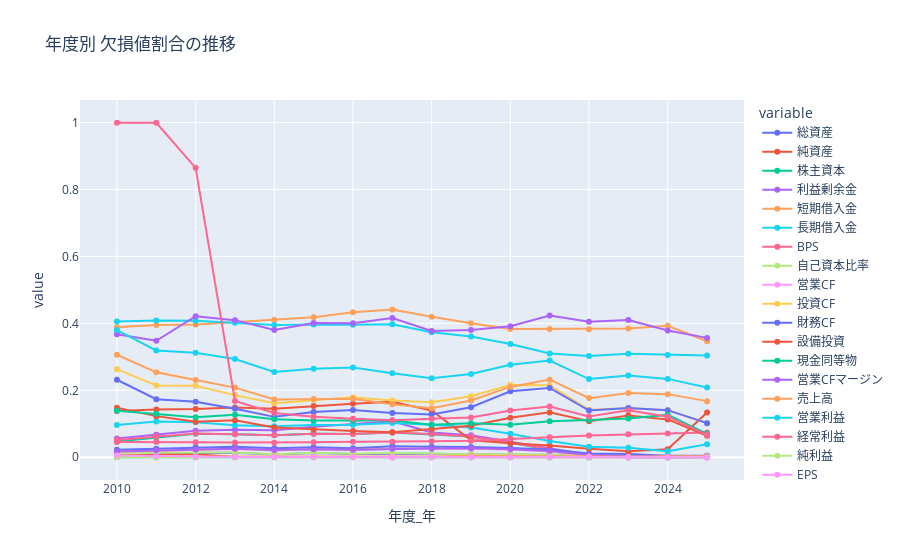

Notebook code for this chart:
### Markdown cell above
### 年ごとの欠損率の傾向を確認（折れ線グラフ）

### Code cell
df_combined = pd.DataFrame()
for filename in settings["files"]:
    df = all_df[filename].copy()
    df["年度_年"] = df["年度"].astype(str).str[:4].astype(int)

    missing_ratio_by_year = (
        df.drop(columns=["コード", "年度"])
        .groupby("年度_年")
        .agg(lambda g: g.isnull().mean())
        .reset_index()
    )
    missing_ratio_by_year = missing_ratio_by_year.set_index("年度_年")
    df_combined = pd.concat([df_combined, missing_ratio_by_year], axis=1)
#display(df_combined)
fig = px.line(
    df_combined,
    title="年度別 欠損値割合の推移",
    markers=True,
)
fig.show()

### Figure 1 — Plotly figure (JSON) as saved in the notebook; plotly's stock layout.template omitted (floating-point values rounded to 4 significant figures)
{"data": [{"hovertemplate": "variable=総資産<br>年度_年=%{x}<br>value=%{y}<extra></extra>", "legendgroup": "総資産", "line": {"color": "#636efa", "dash": "solid"}, "marker": {"symbol": "circle"}, "mode": "lines+markers", "name": "総資産", "orientation": "v", "showlegend": true, "type": "scatter", "x": [2010, 2011, 2012, 2013, 2014, 2015, 2016, 2017, 2018, 2019, 2020, 2021, 2022, 2023, 2024, 2025], "xaxis": "x", "y": [0.009102, 0.01224, 0.01254, 0.01359, 0.008466, 0.01286, 0.01, 0.01115, 0.01041, 0.008153, 0.008657, 0.007102, 0.001684, 0.0, 0.0, 0.0], "yaxis": "y"}, {"hovertemplate": "variable=純資産<br>年度_年=%{x}<br>value=%{y}<extra></extra>", "legendgroup": "純資産", "line": {"color": "#EF553B", "dash": "solid"}, "marker": {"symbol": "circle"}, "mode": "lines+markers", "name": "純資産", "orientation": "v", "showlegend": true, "type": "scatter", "x": [2010, 2011, 2012, 2013, 2014, 2015, 2016, 2017, 2018, 2019, 2020, 2021, 2022, 2023, 2024, 2025], "xaxis": "x", "y": [0.009102, 0.00854, 0.008916, 0.0008154, 0.0007937, 0.001286, 0.002001, 0.0002424, 0.0002365, 0.0004659, 0.0007019, 0.0, 0.0, 0.0, 0.0, 0.0], "yaxis": "y"}, {"hovertemplate": "variable=株主資本<br>年度_年=%{x}<br>value=%{y}<extra></extra>", "legendgroup": "株主資本", "line": {"color": "#00cc96", "dash": "solid"}, "marker": {"symbol": "circle"}, "mode": "lines+markers", "name": "株主資本", "orientation": "v", "showlegend": true, "type": "scatter", "x": [2010, 2011, 2012, 2013, 2014, 2015, 2016, 2017, 2018, 2019, 2020, 2021, 2022, 2023, 2024, 2025], "xaxis": "x", "y": [0.04668, 0.05921, 0.06994, 0.0685, 0.06561, 0.0702, 0.06977, 0.07392, 0.06883, 0.06219, 0.04305, 0.02225, 0.004571, 0.0, 0.0, 0.0007921], "yaxis": "y"}, {"hovertemplate": "variable=利益剰余金<br>年度_年=%{x}<br>value=%{y}<extra></extra>", "legendgroup": "利益剰余金", "line": {"color": "#ab63fa", "dash": "solid"}, "marker": {"symbol": "circle"}, "mode": "lines+markers", "name": "利益剰余金", "orientation": "v", "showlegend": true, "type": "scatter", "x": [2010, 2011, 2012, 2013, 2014, 2015, 2016, 2017, 2018, 2019, 2020, 2021, 2022, 2023, 2024, 2025], "xaxis": "x", "y": [0.05608, 0.06718, 0.07913, 0.08182, 0.08069, 0.09103, 0.09852, 0.1076, 0.07379, 0.06592, 0.04633, 0.0258, 0.007457, 0.003561, 0.003117, 0.002772], "yaxis": "y"}, {"hovertemplate": "variable=短期借入金<br>年度_年=%{x}<br>value=%{y}<extra></extra>", "legendgroup": "短期借入金", "line": {"color": "#FFA15A", "dash": "solid"}, "marker": {"symbol": "circle"}, "mode": "lines+markers", "name": "短期借入金", "orientation": "v", "showlegend": true, "type": "scatter", "x": [2010, 2011, 2012, 2013, 2014, 2015, 2016, 2017, 2018, 2019, 2020, 2021, 2022, 2023, 2024, 2025], "xaxis": "x", "y": [0.3881, 0.3951, 0.3968, 0.4039, 0.4108, 0.4181, 0.4329, 0.4411, 0.4198, 0.4002, 0.383, 0.3835, 0.3822, 0.3846, 0.3927, 0.3465], "yaxis": "y"}, {"hovertemplate": "variable=長期借入金<br>年度_年=%{x}<br>value=%{y}<extra></extra>", "legendgroup": "長期借入金", "line": {"color": "#19d3f3", "dash": "solid"}, "marker": {"symbol": "circle"}, "mode": "lines+markers", "name": "長期借入金", "orientation": "v", "showlegend": true, "type": "scatter", "x": [2010, 2011, 2012, 2013, 2014, 2015, 2016, 2017, 2018, 2019, 2020, 2021, 2022, 2023, 2024, 2025], "xaxis": "x", "y": [0.4055, 0.4088, 0.4079, 0.402, 0.3952, 0.3968, 0.3956, 0.3975, 0.3737, 0.3608, 0.3381, 0.3099, 0.3024, 0.3089, 0.3056, 0.3038], "yaxis": "y"}, {"hovertemplate": "variable=BPS<br>年度_年=%{x}<br>value=%{y}<extra></extra>", "legendgroup": "BPS", "line": {"color": "#FF6692", "dash": "solid"}, "marker": {"symbol": "circle"}, "mode": "lines+markers", "name": "BPS", "orientation": "v", "showlegend": true, "type": "scatter", "x": [2010, 2011, 2012, 2013, 2014, 2015, 2016, 2017, 2018, 2019, 2020, 2021, 2022, 2023, 2024, 2025], "xaxis": "x", "y": [0.05167, 0.06206, 0.07133, 0.06877, 0.06587, 0.0702, 0.06977, 0.07392, 0.0693, 0.06219, 0.04328, 0.02273, 0.005773, 0.0, 0.0, 0.0007921], "yaxis": "y"}, {"hovertemplate": "variable=自己資本比率<br>年度_年=%{x}<br>value=%{y}<extra></extra>", "legendgroup": "自己資本比率", "line": {"color": "#B6E880", "dash": "solid"}, "marker": {"symbol": "circle"}, "mode": "lines+markers", "name": "自己資本比率", "orientation": "v", "showlegend": true, "type": "scatter", "x": [2010, 2011, 2012, 2013, 2014, 2015, 2016, 2017, 2018, 2019, 2020, 2021, 2022, 2023, 2024, 2025], "xaxis": "x", "y": [0.01057, 0.01366, 0.01393, 0.01386, 0.008995, 0.01337, 0.01075, 0.0126, 0.01112, 0.008852, 0.008891, 0.007339, 0.001684, 0.0, 0.0, 0.0007921], "yaxis": "y"}, {"hovertemplate": "variable=営業CF<br>年度_年=%{x}<br>value=%{y}<extra></extra>", "legendgroup": "営業CF", "line": {"color": "#FF97FF", "dash": "solid"}, "marker": {"symbol": "circle"}, "mode": "lines+markers", "name": "営業CF", "orientation": "v", "showlegend": true, "type": "scatter", "x": [2010, 2011, 2012, 2013, 2014, 2015, 2016, 2017, 2018, 2019, 2020, 2021, 2022, 2023, 2024, 2025], "xaxis": "x", "y": [0.01564, 0.01977, 0.02277, 0.02472, 0.0202, 0.02398, 0.02179, 0.02524, 0.0255, 0.02537, 0.02314, 0.01689, 0.004811, 0.0, 0.0, 0.000396], "yaxis": "y"}, {"hovertemplate": "variable=投資CF<br>年度_年=%{x}<br>value=%{y}<extra></extra>", "legendgroup": "投資CF", "line": {"color": "#FECB52", "dash": "solid"}, "marker": {"symbol": "circle"}, "mode": "lines+markers", "name": "投資CF", "orientation": "v", "showlegend": true, "type": "scatter", "x": [2010, 2011, 2012, 2013, 2014, 2015, 2016, 2017, 2018, 2019, 2020, 2021, 2022, 2023, 2024, 2025], "xaxis": "x", "y": [0.01626, 0.02007, 0.02307, 0.02558, 0.02075, 0.02478, 0.02284, 0.0255, 0.02674, 0.02658, 0.02433, 0.01784, 0.006255, 0.001425, 0.00165, 0.00198], "yaxis": "y"}, {"hovertemplate": "variable=財務CF<br>年度_年=%{x}<br>value=%{y}<extra></extra>", "legendgroup": "財務CF", "line": {"color": "#636efa", "dash": "solid"}, "marker": {"symbol": "circle"}, "mode": "lines+markers", "name": "財務CF", "orientation": "v", "showlegend": true, "type": "scatter", "x": [2010, 2011, 2012, 2013, 2014, 2015, 2016, 2017, 2018, 2019, 2020, 2021, 2022, 2023, 2024, 2025], "xaxis": "x", "y": [0.0227, 0.02576, 0.02978, 0.03126, 0.02684, 0.02963, 0.02704, 0.03289, 0.0312, 0.03093, 0.02791, 0.02284, 0.01107, 0.009972, 0.0044, 0.004356], "yaxis": "y"}, {"hovertemplate": "variable=設備投資<br>年度_年=%{x}<br>value=%{y}<extra></extra>", "legendgroup": "設備投資", "line": {"color": "#EF553B", "dash": "solid"}, "marker": {"symbol": "circle"}, "mode": "lines+markers", "name": "設備投資", "orientation": "v", "showlegend": true, "type": "scatter", "x": [2010, 2011, 2012, 2013, 2014, 2015, 2016, 2017, 2018, 2019, 2020, 2021, 2022, 2023, 2024, 2025], "xaxis": "x", "y": [0.1383, 0.1426, 0.1439, 0.1489, 0.145, 0.1527, 0.1596, 0.166, 0.1396, 0.05074, 0.04175, 0.0352, 0.02526, 0.01781, 0.0242, 0.1339], "yaxis": "y"}, {"hovertemplate": "variable=現金同等物<br>年度_年=%{x}<br>value=%{y}<extra></extra>", "legendgroup": "現金同等物", "line": {"color": "#00cc96", "dash": "solid"}, "marker": {"symbol": "circle"}, "mode": "lines+markers", "name": "現金同等物", "orientation": "v", "showlegend": true, "type": "scatter", "x": [2010, 2011, 2012, 2013, 2014, 2015, 2016, 2017, 2018, 2019, 2020, 2021, 2022, 2023, 2024, 2025], "xaxis": "x", "y": [0.0, 0.0, 0.0, 0.0, 0.0, 0.0002694, 0.0002625, 0.0, 0.0, 0.0, 0.0002385, 0.0, 0.0, 0.0, 0.0, 0.000396], "yaxis": "y"}, {"hovertemplate": "variable=営業CFマージン<br>年度_年=%{x}<br>value=%{y}<extra></extra>", "legendgroup": "営業CFマージン", "line": {"color": "#ab63fa", "dash": "solid"}, "marker": {"symbol": "circle"}, "mode": "lines+markers", "name": "営業CFマージン", "orientation": "v", "showlegend": true, "type": "scatter", "x": [2010, 2011, 2012, 2013, 2014, 2015, 2016, 2017, 2018, 2019, 2020, 2021, 2022, 2023, 2024, 2025], "xaxis": "x", "y": [0.01718, 0.02067, 0.02307, 0.02558, 0.02131, 0.02398, 0.02232, 0.0255, 0.02649, 0.02682, 0.02409, 0.01832, 0.006495, 0.002374, 0.003117, 0.003564], "yaxis": "y"}, {"hovertemplate": "variable=売上高<br>年度_年=%{x}<br>value=%{y}<extra></extra>", "legendgroup": "売上高", "line": {"color": "#FFA15A", "dash": "solid"}, "marker": {"symbol": "circle"}, "mode": "lines+markers", "name": "売上高", "orientation": "v", "showlegend": true, "type": "scatter", "x": [2010, 2011, 2012, 2013, 2014, 2015, 2016, 2017, 2018, 2019, 2020, 2021, 2022, 2023, 2024, 2025], "xaxis": "x", "y": [0.0008805, 0.002277, 0.00195, 0.002446, 0.002117, 0.002058, 0.00175, 0.002181, 0.002365, 0.004195, 0.003278, 0.002843, 0.001684, 0.001425, 0.002933, 0.002773], "yaxis": "y"}, {"hovertemplate": "variable=営業利益<br>年度_年=%{x}<br>value=%{y}<extra></extra>", "legendgroup": "営業利益", "line": {"color": "#19d3f3", "dash": "solid"}, "marker": {"symbol": "circle"}, "mode": "lines+markers", "name": "営業利益", "orientation": "v", "showlegend": true, "type": "scatter", "x": [2010, 2011, 2012, 2013, 2014, 2015, 2016, 2017, 2018, 2019, 2020, 2021, 2022, 2023, 2024, 2025], "xaxis": "x", "y": [0.09657, 0.1067, 0.1042, 0.09541, 0.09288, 0.09619, 0.09702, 0.1025, 0.09745, 0.08856, 0.07001, 0.04857, 0.03128, 0.02873, 0.01797, 0.03883], "yaxis": "y"}, {"hovertemplate": "variable=経常利益<br>年度_年=%{x}<br>value=%{y}<extra></extra>", "legendgroup": "経常利益", "line": {"color": "#FF6692", "dash": "solid"}, "marker": {"symbol": "circle"}, "mode": "lines+markers", "name": "経常利益", "orientation": "v", "showlegend": true, "type": "scatter", "x": [2010, 2011, 2012, 2013, 2014, 2015, 2016, 2017, 2018, 2019, 2020, 2021, 2022, 2023, 2024, 2025], "xaxis": "x", "y": [0.0452, 0.04583, 0.04458, 0.04376, 0.04366, 0.04475, 0.04626, 0.04629, 0.04801, 0.04964, 0.05572, 0.0597, 0.06521, 0.06861, 0.07094, 0.07409], "yaxis": "y"}, {"hovertemplate": "variable=純利益<br>年度_年=%{x}<br>value=%{y}<extra></extra>", "legendgroup": "純利益", "line": {"color": "#B6E880", "dash": "solid"}, "marker": {"symbol": "circle"}, "mode": "lines+markers", "name": "純利益", "orientation": "v", "showlegend": true, "type": "scatter", "x": [2010, 2011, 2012, 2013, 2014, 2015, 2016, 2017, 2018, 2019, 2020, 2021, 2022, 2023, 2024, 2025], "xaxis": "x", "y": [0.000587, 0.0, 0.0, 0.0, 0.0, 0.0, 0.0, 0.0, 0.0, 0.0, 0.0, 0.0002369, 0.0, 0.0, 0.0, 0.0], "yaxis": "y"}, {"hovertemplate": "variable=EPS<br>年度_年=%{x}<br>value=%{y}<extra></extra>", "legendgroup": "EPS", "line": {"color": "#FF97FF", "dash": "solid"}, "marker": {"symbol": "circle"}, "mode": "lines+markers", "name": "EPS", "orientation": "v", "showlegend": true, "type": "scatter", "x": [2010, 2011, 2012, 2013, 2014, 2015, 2016, 2017, 2018, 2019, 2020, 2021, 2022, 2023, 2024, 2025], "xaxis": "x", "y": [0.005283, 0.003131, 0.001393, 0.0005436, 0.001058, 0.001029, 0.0007502, 0.0002424, 0.0007096, 0.0, 0.0, 0.0009476, 0.001203, 0.0, 0.0, 0.0], "yaxis": "y"}, {"hovertemplate": "variable=ROE<br>年度_年=%{x}<br>value=%{y}<extra></extra>", "legendgroup": "ROE", "line": {"color": "#FECB52", "dash": "solid"}, "marker": {"symbol": "circle"}, "mode": "lines+markers", "name": "ROE", "orientation": "v", "showlegend": true, "type": "scatter", "x": [2010, 2011, 2012, 2013, 2014, 2015, 2016, 2017, 2018, 2019, 2020, 2021, 2022, 2023, 2024, 2025], "xaxis": "x", "y": [0.2633, 0.2143, 0.2137, 0.1856, 0.1612, 0.1713, 0.1795, 0.1699, 0.1644, 0.1822, 0.2156, 0.2149, 0.1417, 0.1465, 0.1408, 0.1022], "yaxis": "y"}, {"hovertemplate": "variable=ROA<br>年度_年=%{x}<br>value=%{y}<extra></extra>", "legendgroup": "ROA", "line": {"color": "#636efa", "dash": "solid"}, "marker": {"symbol": "circle"}, "mode": "lines+markers", "name": "ROA", "orientation": "v", "showlegend": true, "type": "scatter", "x": [2010, 2011, 2012, 2013, 2014, 2015, 2016, 2017, 2018, 2019, 2020, 2021, 2022, 2023, 2024, 2025], "xaxis": "x", "y": [0.2316, 0.1734, 0.1655, 0.1451, 0.1207, 0.1353, 0.1415, 0.1326, 0.1277, 0.1496, 0.1971, 0.2071, 0.1396, 0.1472, 0.1408, 0.1018], "yaxis": "y"}, {"hovertemplate": "variable=一株配当<br>年度_年=%{x}<br>value=%{y}<extra></extra>", "legendgroup": "一株配当", "line": {"color": "#EF553B", "dash": "solid"}, "marker": {"symbol": "circle"}, "mode": "lines+markers", "name": "一株配当", "orientation": "v", "showlegend": true, "type": "scatter", "x": [2010, 2011, 2012, 2013, 2014, 2015, 2016, 2017, 2018, 2019, 2020, 2021, 2022, 2023, 2024, 2025], "xaxis": "x", "y": [0.148, 0.1229, 0.1058, 0.1102, 0.08901, 0.08281, 0.07826, 0.07473, 0.08459, 0.09419, 0.1177, 0.1341, 0.1076, 0.1248, 0.113, 0.06426], "yaxis": "y"}, {"hovertemplate": "variable=剰余金の配当<br>年度_年=%{x}<br>value=%{y}<extra></extra>", "legendgroup": "剰余金の配当", "line": {"color": "#00cc96", "dash": "solid"}, "marker": {"symbol": "circle"}, "mode": "lines+markers", "name": "剰余金の配当", "orientation": "v", "showlegend": true, "type": "scatter", "x": [2010, 2011, 2012, 2013, 2014, 2015, 2016, 2017, 2018, 2019, 2020, 2021, 2022, 2023, 2024, 2025], "xaxis": "x", "y": [0.1391, 0.1303, 0.1198, 0.1267, 0.1136, 0.1099, 0.1091, 0.1098, 0.09743, 0.1013, 0.09739, 0.1075, 0.1115, 0.1156, 0.1267, 0.06979], "yaxis": "y"}, {"hovertemplate": "variable=自社株買い<br>年度_年=%{x}<br>value=%{y}<extra></extra>", "legendgroup": "自社株買い", "line": {"color": "#ab63fa", "dash": "solid"}, "marker": {"symbol": "circle"}, "mode": "lines+markers", "name": "自社株買い", "orientation": "v", "showlegend": true, "type": "scatter", "x": [2010, 2011, 2012, 2013, 2014, 2015, 2016, 2017, 2018, 2019, 2020, 2021, 2022, 2023, 2024, 2025], "xaxis": "x", "y": [0.3675, 0.348, 0.4213, 0.4096, 0.38, 0.4014, 0.4001, 0.4159, 0.3774, 0.3803, 0.3912, 0.4234, 0.4052, 0.41, 0.3787, 0.3566], "yaxis": "y"}, {"hovertemplate": "variable=配当性向<br>年度_年=%{x}<br>value=%{y}<extra></extra>", "legendgroup": "配当性向", "line": {"color": "#FFA15A", "dash": "solid"}, "marker": {"symbol": "circle"}, "mode": "lines+markers", "name": "配当性向", "orientation": "v", "showlegend": true, "type": "scatter", "x": [2010, 2011, 2012, 2013, 2014, 2015, 2016, 2017, 2018, 2019, 2020, 2021, 2022, 2023, 2024, 2025], "xaxis": "x", "y": [0.3062, 0.2538, 0.2307, 0.2081, 0.1725, 0.1743, 0.1748, 0.1587, 0.1463, 0.1698, 0.2102, 0.2319, 0.1767, 0.1916, 0.1885, 0.1677], "yaxis": "y"}, {"hovertemplate": "variable=総還元性向<br>年度_年=%{x}<br>value=%{y}<extra></extra>", "legendgroup": "総還元性向", "line": {"color": "#19d3f3", "dash": "solid"}, "marker": {"symbol": "circle"}, "mode": "lines+markers", "name": "総還元性向", "orientation": "v", "showlegend": true, "type": "scatter", "x": [2010, 2011, 2012, 2013, 2014, 2015, 2016, 2017, 2018, 2019, 2020, 2021, 2022, 2023, 2024, 2025], "xaxis": "x", "y": [0.38, 0.3189, 0.3123, 0.2935, 0.2548, 0.2644, 0.2683, 0.2509, 0.2362, 0.2486, 0.2763, 0.2891, 0.2335, 0.2441, 0.2341, 0.2085], "yaxis": "y"}, {"hovertemplate": "variable=純資産配当率<br>年度_年=%{x}<br>value=%{y}<extra></extra>", "legendgroup": "純資産配当率", "line": {"color": "#FF6692", "dash": "solid"}, "marker": {"symbol": "circle"}, "mode": "lines+markers", "name": "純資産配当率", "orientation": "v", "showlegend": true, "type": "scatter", "x": [2010, 2011, 2012, 2013, 2014, 2015, 2016, 2017, 2018, 2019, 2020, 2021, 2022, 2023, 2024, 2025], "xaxis": "x", "y": [0.9993, 0.9994, 0.8646, 0.168, 0.132, 0.1213, 0.1147, 0.1107, 0.1153, 0.1188, 0.1396, 0.1515, 0.122, 0.1402, 0.1212, 0.06681], "yaxis": "y"}], "layout": {"legend": {"title": {"text": "variable"}, "tracegroupgap": 0}, "title": {"text": "年度別 欠損値割合の推移"}, "xaxis": {"anchor": "y", "domain": [0, 1], "title": {"text": "年度_年"}}, "yaxis": {"anchor": "x", "domain": [0, 1], "title": {"text": "value"}}}}
